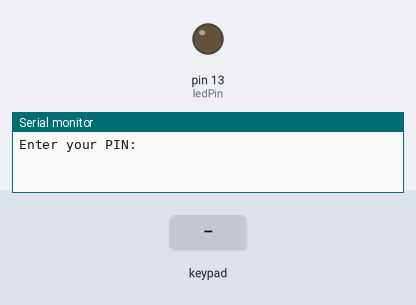
The sketch below on a simulated Arduino Uno, built with avr-gcc and run on an emulated ATmega328P. Parts: output pins drawn as LEDs (lit = HIGH), the last lines printed to the serial monitor. The inputs (shaded band) are chosen by the test bench.

Above: at 1.2 s.
1.3 s: keypad keys 1 2 3 4 # pressed 0.4 s apart
At 4.0 s:
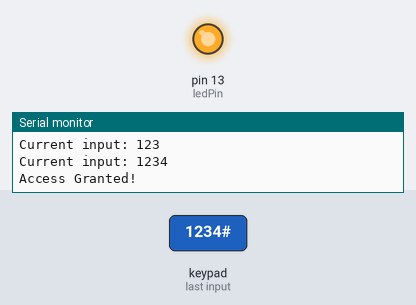
6.3 s: key 'D' pressed
7.8 s: key 'C' pressed
9.3 s: keypad keys 1 2 3 4 * pressed 0.4 s apart
12.8 s: key 'B' pressed
14.3 s: keypad keys 1 2 3 4 A pressed 0.4 s apart
Timing chart, 0 to 17.3 s (numbered marks = the images above; inputs shaded):
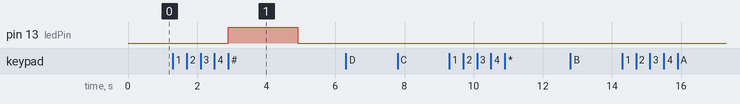

The sketch:

PIN2.ino
```cpp
#include <Keypad.h>

int ledPin = 13;  // Pin where the LED is connected

// Define the keypad layout
const byte ROWS = 4;  // four rows
const byte COLS = 4;  // four columns
char keys[ROWS][COLS] = {
  {'D', 'C', 'B', 'A'},
  {'#', '9', '6', '3'},
  {'0', '8', '5', '2'},
  {'*', '7', '4', '1'}
};

// Define the row and column pins
byte rowPins[ROWS] = {2, 3, 4, 5};  // Connect to the row pinouts of the keypad
byte colPins[COLS] = {6, 7, 8, 9};  // Connect to the column pinouts of the keypad

// Create the keypad object
Keypad keypad = Keypad(makeKeymap(keys), rowPins, colPins, ROWS, COLS);

// Define the correct PIN code
const String correctPIN = "1234";
String inputPIN;

void setup() {
  pinMode(ledPin, OUTPUT);  // Set the LED pin as an output
  Serial.begin(9600);
  Serial.println("Enter your PIN:");
}

void loop() {
  char key = keypad.getKey();

  if (key) {
    // If a key is pressed
    if (key == '#') {
      // Check the PIN when # is pressed
      if (inputPIN == correctPIN) {
        Serial.println("Access Granted!");
        digitalWrite(ledPin, HIGH);  // Turn on the LED
        delay(2000);  // Wait for 2 seconds
        digitalWrite(ledPin, LOW);  // Turn off the LED
      } else {
        Serial.println("Access Denied!");
      }
      inputPIN = "";  // Clear the input after checking
      Serial.println("Enter your PIN:");
    } else if (key == '*') {
      // Clear the input when * is pressed
      inputPIN = "";
      Serial.println("Input cleared. Enter your PIN:");
    } else {
      // Append the pressed key to the input PIN
      inputPIN += key;
      Serial.print("Current input: ");
      Serial.println(inputPIN);
    }
  }
}
```

Measured:
- after the input at 1.3 s, pin 13 (ledPin): LOW → HIGH after 1.6 s, → LOW 2.0 s later
